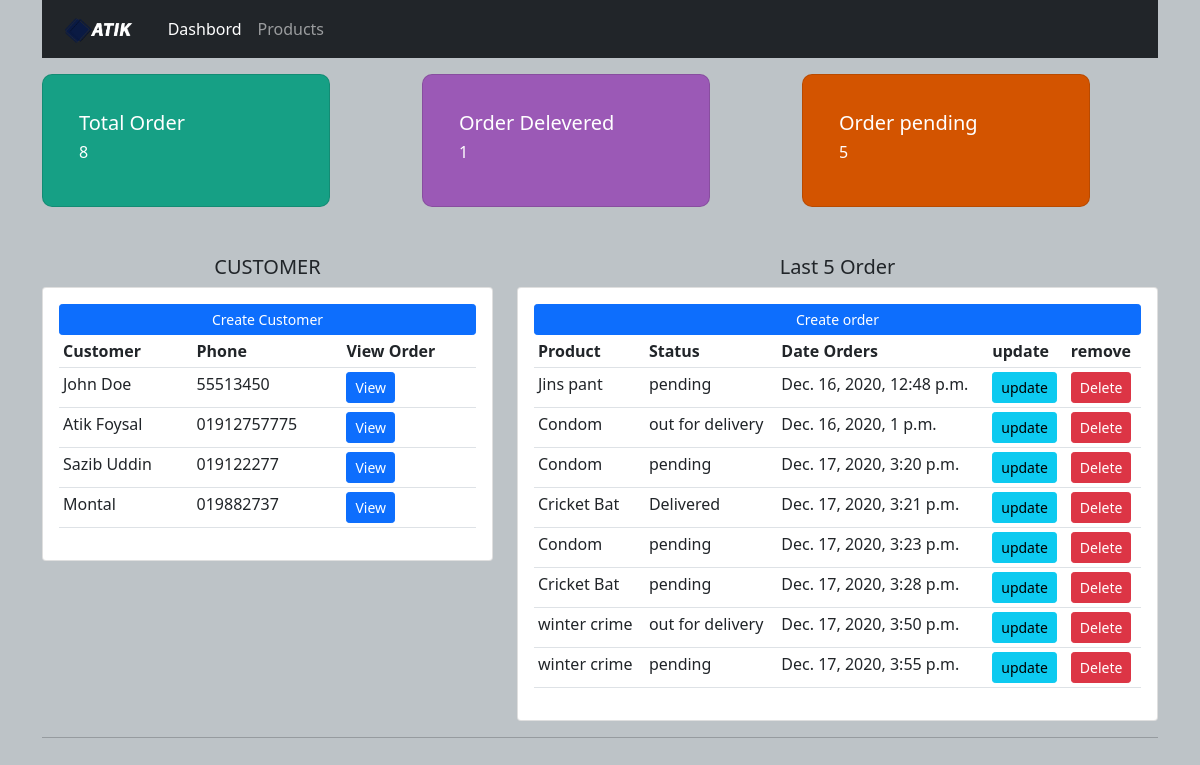
/, run on an earlier commit of the app's database.
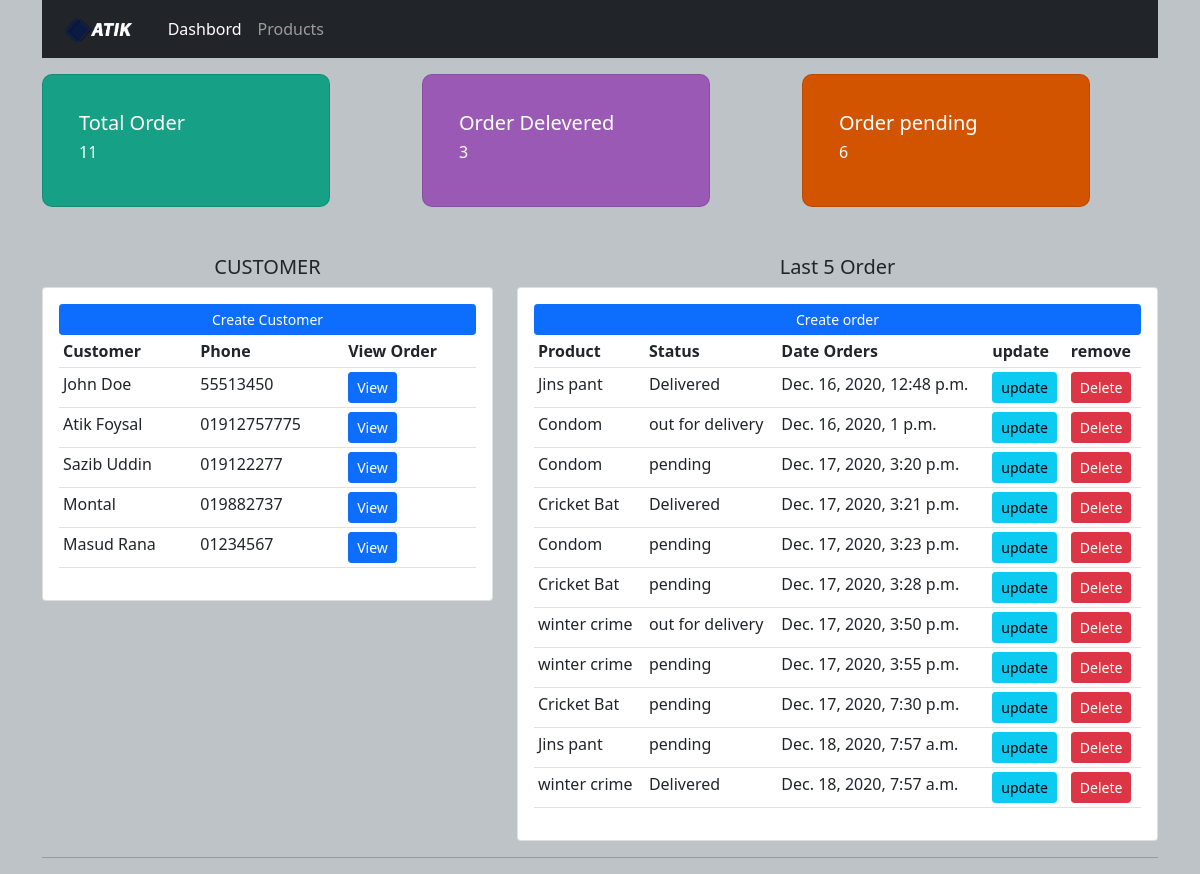
And on a later commit of the database.
### accounts/models.py (models this page shows, shortened)
class Customer(models.Model):
    name = models.CharField(max_length=200)
    phone = models.CharField(max_length=200)
    email = models.CharField(max_length=200)
    date = models.DateTimeField(auto_now_add=True)

class Order(models.Model):
    STATUS = (
        ('pending', 'pending'),
        ('out for delivery', 'out for delivery'),
        ('Delivered', 'Delivered'),
    )
    customer = models.ForeignKey(Customer, null=True, on_delete=models.SET_NULL)
    product = models.ForeignKey(Product, null=True, on_delete=models.SET_NULL)
    date_created = models.DateTimeField(auto_now_add=True, null=True)
    status = models.CharField(max_length=200, null=True, choices=STATUS)
    notes = models.CharField(max_length=200, null=True)

class Product(models.Model):
    CATEGORY = (
        ('Indoor', 'Indoor'),
        ('Out of Door', 'Out of Door')
    )
    name = models.CharField(max_length=200)
    price = models.FloatField(null=True)
    category = models.CharField(max_length=200, null=True, choices=CATEGORY)
    description = models.CharField(max_length=200, null=True)
    date_created = models.DateTimeField(auto_now_add=True, null=True)
    tag = models.ManyToManyField(Tag)
    def __str__(self):
        return self.name

### accounts/views.py (the view)
# urls.py: path('', home, name='home'),
def home(request):
    orders = Order.objects.all()
    customers = Customer.objects.all()
    total_customers = customers.count()
    total_ordered = orders.count()
    delivered = orders.filter(status='Delivered').count()
    pending = orders.filter(status='pending').count()
    context = {'orders': orders, 'customers': customers, 'total_ordered': total_ordered, 'delivered': delivered,
               'pending': pending}
    return render(request, 'accounts/dashbord.html', context)

### templates/accounts/dashbord.html
{% extends 'accounts/main.html' %}
{% block content %}
{% include 'accounts/status.html' %}
<div class="container">
    <div class="row">
    <div class="col-md-5 mt-5">
        <h5 class="text-center">CUSTOMER</h5>
        <div class="card card-body">
            <a href="" class="btn btn-primary btn btn-sm btn-block">Create Customer </a>
            <table class="table table-sm">
               <tr>
                   <th>Customer</th>
                <th>Phone</th>
                   <th>View Order</th>
               </tr>
            {% for customer in customers %}
            <tr>
                <td>{{customer.name }}</td>
                <td>{{customer.phone }}</td>
                <td><a class="btn btn-sm btn-primary" href="{% url 'customer' customer.id %}">View</a> </td>
            </tr>
            {% endfor %}
                 </table>
        </div>
    </div>
    <div class="col-md-7 mt-5">
        <h5 class="text-center">Last 5 Order</h5>
        <div class="card card-body">
            <a href="{% url 'create-order' %}" class="btn btn-primary btn btn-sm btn-block">Create order </a>
            <table class="table table-sm">
                <th>Product</th>
                <th>Status</th>
                <th>Date Orders</th>
                <th>update</th>
                <th>remove</th>
                {% for order in orders %}
                <tr>
                    <td>{{ order.product}}</td>
                    <td>{{ order.status}}</td>
                    <td>{{ order.date_created}}</td>
                    <td><a class="btn btn-sm btn-info" href="{% url 'update-order' order.id %}">update</a> </td>
                    <td><a class="btn btn-sm btn-danger" href="{% url 'delete' order.id %}">Delete</a> </td>
                </tr>
                {% endfor %}
            </table>
    </div>
</div>
</div>
{% endblock %}

What changed in the data, as far as the page shows it:
added Customer: name "Masud Rana", phone "01234567"
changed Order "Dec. 16, 2020, 12:48 p.m.": status "pending" → "Delivered"
added Order: product "Cricket Bat", status "pending", date_created "Dec. 17, 2020, 7:30 p.m."
added Order: product "Jins pant", status "pending", date_created "Dec. 18, 2020, 7:57 a.m."
added Order: product "winter crime", status "Delivered", date_created "Dec. 18, 2020, 7:57 a.m."
Also different on the page:
{{ total_ordered }}: "8" → "11"
{{ delivered }}: "1" → "3"
{{ pending }}: "5" → "6"
